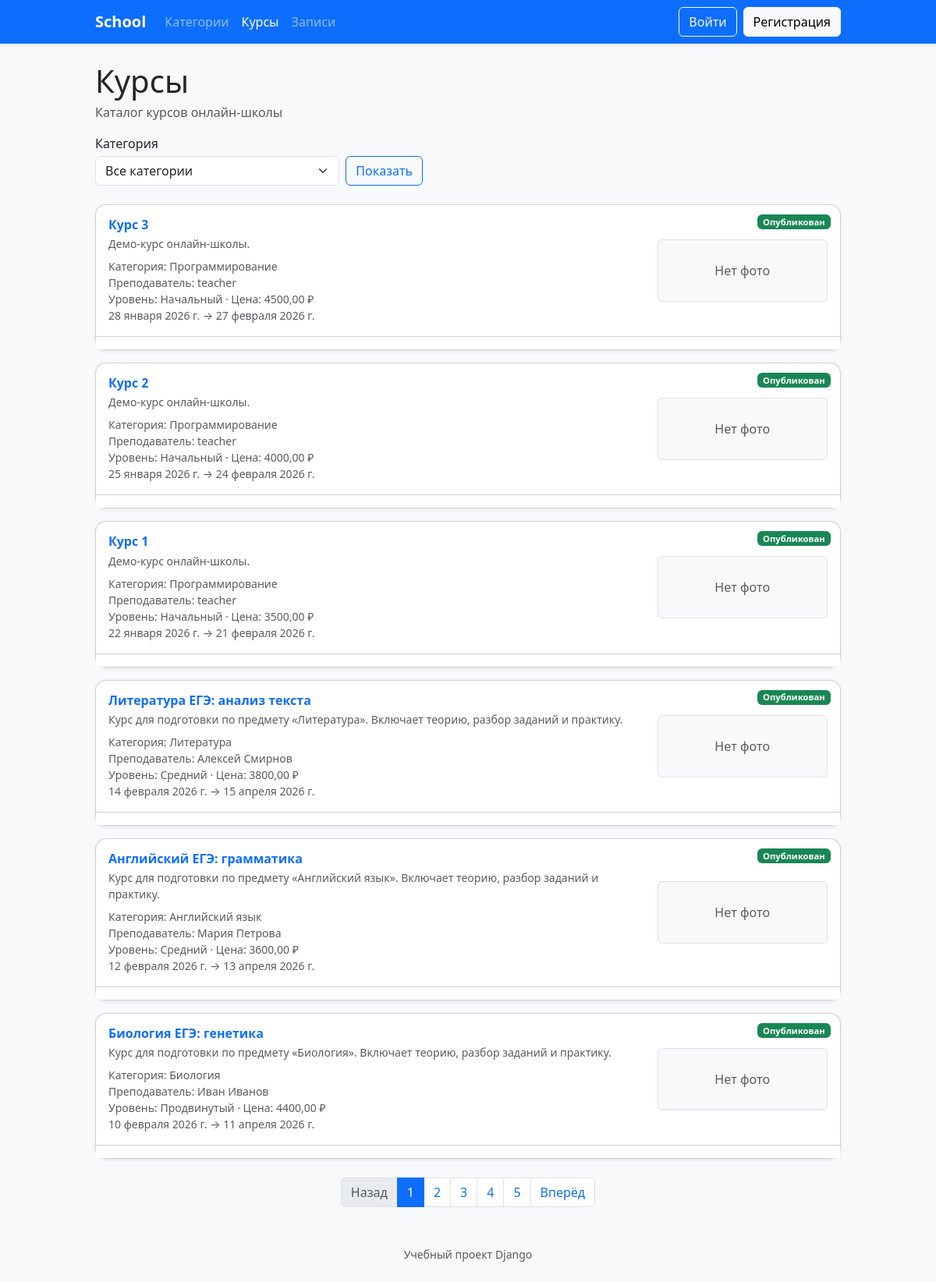
Before: / with the older database file.
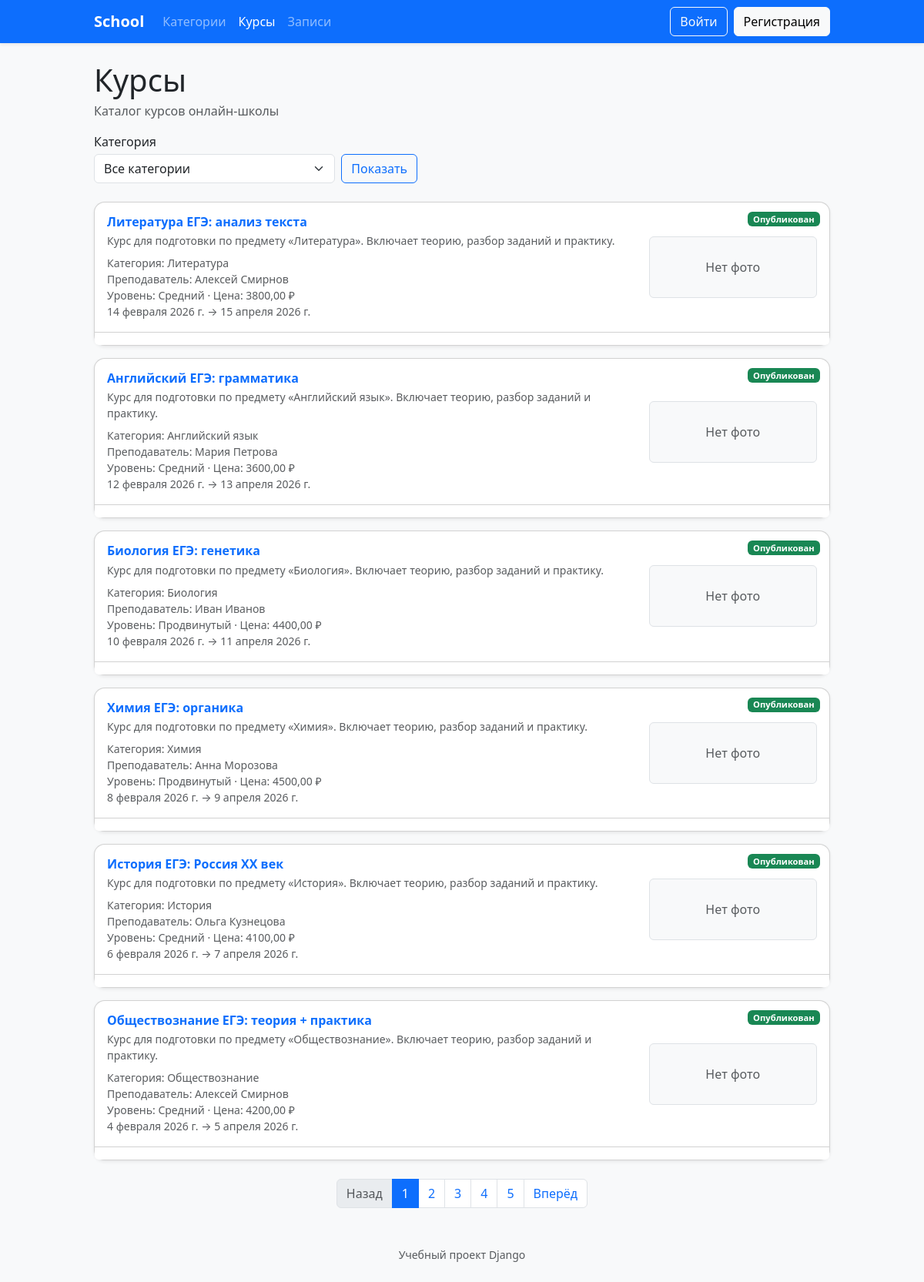
After: the same page with the newer database file.
### school/models.py (models this page shows, shortened)
class Course(models.Model):
    LEVEL_CHOICES = [
        ("beginner", "Начальный"),
        ("intermediate", "Средний"),
        ("advanced", "Продвинутый"),
    ]
    category = models.ForeignKey(
        Category,
        on_delete=models.CASCADE,
        verbose_name="Категория"
    )
    teacher = models.ForeignKey(
        User,
        on_delete=models.SET_NULL,
        null=True,
        verbose_name="Преподаватель"
    )
    title = models.CharField("Название курса", max_length=255)
    description = models.TextField("Описание")
    image = models.ImageField(
        "Обложка курса",
        upload_to="courses/",
        blank=True,
        null=True,
    )
    price = models.DecimalField("Цена", max_digits=8, decimal_places=2)
    level = models.CharField(
        "Уровень",
        max_length=20,
        choices=LEVEL_CHOICES,
        default="beginner",
    )
    start_date = models.DateField("Дата старта", default=timezone.now)
    end_date = models.DateField("Дата окончания", default=timezone.now)
    is_published = models.BooleanField("Опубликован", default=True)
    created_at = models.DateTimeField("Дата создания", auto_now_add=True)
    updated_at = models.DateTimeField("Дата обновления", auto_now=True)
    history = HistoricalRecords()
    class Meta:
        verbose_name = "Курс"
        verbose_name_plural = "Курсы"
        constraints = [
            models.UniqueConstraint(
                fields=["category", "title"],
                name="unique_course_title_per_category",
            )
        ]

class Category(models.Model):
    name = models.CharField("Название категории", max_length=255)
    description = models.TextField("Описание", blank=True)
    class Meta:
        verbose_name = "Категория курса"
        verbose_name_plural = "Категории курсов"

### school/views.py (the view)
# urls.py: path("", CourseListView.as_view(), name="course_list"),
class CourseListView(ListView):
    model = Course
    template_name = "school/course_list.html"
    context_object_name = "courses"
    paginate_by = 6
    def get_queryset(self):
        queryset = Course.objects.select_related("category", "teacher").order_by("-created_at")
        category_id = self.request.GET.get("category")
        if category_id:
            queryset = queryset.filter(category_id=category_id)
        return queryset
    def get_context_data(self, **kwargs):
        context = super().get_context_data(**kwargs)
        context["categories"] = Category.objects.order_by("name")
        context["selected_category"] = self.request.GET.get("category", "")
        return context

### school/templates/school/course_list.html (shortened to what the changed rows need)
{% extends "school/base.html" %}
{% block content %}
  <div class="d-flex justify-content-between align-items-center mb-3">
    <div>
      <h1 class="mb-1">Курсы</h1>
    </div>
  </div>
  {% if courses %}
    <div class="row g-3">
      {% for course in courses %}
        <div class="col-12">
          <div class="card h-100 shadow-sm">
            <div class="card-body position-relative">
              <div class="row g-3 align-items-center">
                <div class="col-9">
                  <div class="d-flex justify-content-between align-items-start gap-2">
                    <h5 class="card-title mb-1 course-title">
                      <a class="stretched-link text-decoration-none" href="{% url 'school:course_detail' course.pk %}">
                        {{ course.title }}
                      </a>
                    </h5>
                  </div>
                  <p class="card-text text-muted mb-2 small">
                    {{ course.description|truncatechars:140 }}
                  </p>
                  <div class="text-muted small">
                    Категория: {{ course.category.name }}
                  </div>
                  <div class="text-muted small">
                    Преподаватель:
                    {{ course.teacher.get_full_name|default:course.teacher.username|default:"—" }}
                  </div>
                  <div class="text-muted small">
                    Уровень: {{ course.get_level_display }} · Цена: {{ course.price }} ₽
                  </div>
                  <div class="text-muted small">
                    {{ course.start_date }} → {{ course.end_date }}
                  </div>
                </div>
                <div class="col-3">
                  {% if course.image %}
                    <img
                      src="{{ course.image.url }}"
                      class="img-fluid rounded course-thumb"
                      alt="{{ course.title }}"
                    >
                  {% else %}
                    <div class="bg-light border rounded d-flex align-items-center justify-content-center text-muted course-thumb course-thumb--empty">
                      Нет фото
                    </div>
                  {% endif %}
                </div>
              </div>
              {% if course.is_published %}
                <span class="badge text-bg-success course-badge course-badge--corner">
                  Опубликован
                </span>
              {% else %}
                <span class="badge text-bg-secondary course-badge course-badge--corner">
                  Черновик
                </span>
              {% endif %}
            </div>
            <div class="card-footer bg-white d-flex gap-2">
            </div>
          </div>
        </div>
      {% endfor %}
    </div>
    {% if is_paginated %}
      <nav class="mt-4">
        <ul class="pagination justify-content-center">
          {% with total=page_obj.paginator.num_pages current=page_obj.number %}
            {% if total <= 5 %}
              {% for num in page_obj.paginator.page_range %}
                {% if num == current %}
                  <li class="page-item active">
                    <span class="page-link">{{ num }}</span>
                  </li>
                {% else %}
                  <li class="page-item">
                    <a class="page-link" href="?page={{ num }}{% if selected_category %}&category={{ selected_category }}{% endif %}">{{ num }}</a>
                  </li>
                {% endif %}
              {% endfor %}
            {% endif %}
          {% endwith %}
        </ul>
      </nav>
    {% endif %}
  {% else %}
    <div class="alert alert-info">
      Курсов пока нет. Добавьте первый курс.
    </div>
  {% endif %}
{% endblock %}

Changed rows visible on the page:
removed Course: title "Курс 3", description "Демо-курс онлайн-школы.", category.name "Программирование", teacher.get_full_name "teacher", level "Начальный", price "4500,00", start_date "28 января 2026 г.", end_date "27 февраля 2026 г.", image "Нет фото", is_published "Опубликован"
removed Course: title "Курс 2", description "Демо-курс онлайн-школы.", category.name "Программирование", teacher.get_full_name "teacher", level "Начальный", price "4000,00", start_date "25 января 2026 г.", end_date "24 февраля 2026 г.", image "Нет фото", is_published "Опубликован"
removed Course: title "Курс 1", description "Демо-курс онлайн-школы.", category.name "Программирование", teacher.get_full_name "teacher", level "Начальный", price "3500,00", start_date "22 января 2026 г.", end_date "21 февраля 2026 г.", image "Нет фото", is_published "Опубликован"
now on this page (row unchanged): Course: title "Химия ЕГЭ: органика", description "Курс для подготовки по предмету «Химия». Включает теорию, разбор заданий и практику.", category.name "Химия", teacher.get_full_name "Анна Морозова", level "Продвинутый", price "4500,00", start_date "8 февраля 2026 г.", end_date "9 апреля 2026 г.", image "Нет фото", is_published "Опубликован"
now on this page (row unchanged): Course: title "История ЕГЭ: Россия XX век", description "Курс для подготовки по предмету «История». Включает теорию, разбор заданий и практику.", category.name "История", teacher.get_full_name "Ольга Кузнецова", level "Средний", price "4100,00", start_date "6 февраля 2026 г.", end_date "7 апреля 2026 г.", image "Нет фото", is_published "Опубликован"
now on this page (row unchanged): Course: title "Обществознание ЕГЭ: теория + практика", description "Курс для подготовки по предмету «Обществознание». Включает теорию, разбор заданий и практику.", category.name "Обществознание", teacher.get_full_name "Алексей Смирнов", level "Средний", price "4200,00", start_date "4 февраля 2026 г.", end_date "5 апреля 2026 г.", image "Нет фото", is_published "Опубликован"
